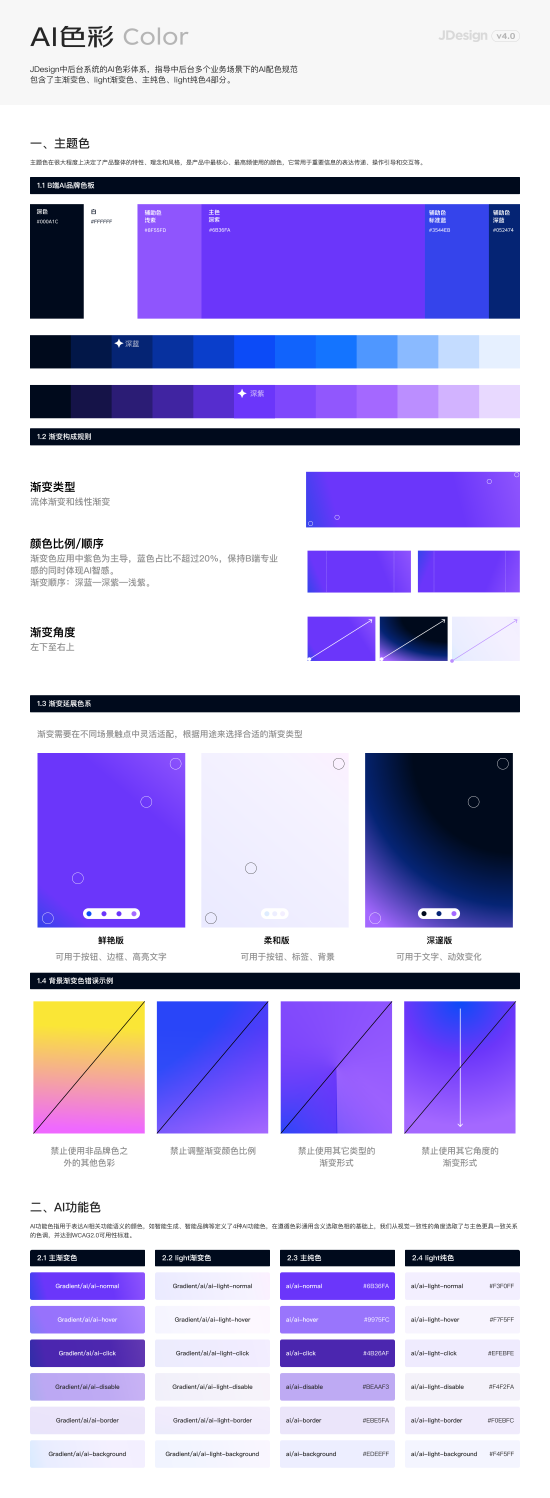
#> input picture assets/spec-images/color.png, 2200 x 5992 px (shown at 1/4 size)
$ python analyze_image_tokens.py ../assets/spec-images/color.png
#> lines starting #> are read from the running program, lines starting #| are printed output that depends on the picture
#!/usr/bin/env python3
"""Extract color-token evidence from a UI screenshot for JM AI audits.

This script does not decide compliance. It reports image size, optional design
scale, prominent saturated colors, nearest JM AI tokens, and sampled points.
"""

from __future__ import annotations

import argparse
import json
import math
from collections import Counter
from pathlib import Path
from typing import Any

from PIL import Image


JM_TOKENS = {
    "Dark": "#000A1C",
    "White": "#FFFFFF",
    "Assist light purple": "#8F55FD",
    "Primary deep purple": "#6B36FA",
    "Assist standard blue": "#3544EB",
    "Assist deep blue": "#052474",
    "ai/ai-normal": "#6B36FA",
    "ai/ai-hover": "#9975FC",
    "ai/ai-click": "#4B26AF",
    "ai/ai-disable": "#BEAAF3",
    "ai/ai-border": "#EBE5FA",
    "ai/ai-background": "#EDEEFF",
    "ai/ai-light-normal": "#F3F0FF",
    "ai/ai-light-hover": "#F7F5FF",
    "ai/ai-light-click": "#EFEBFE",
    "ai/ai-light-disable": "#F4F2FA",
    "ai/ai-light-border": "#F0EBFC",
    "ai/ai-light-background": "#F4F5FF",
}


def hex_to_rgb(value: str) -> tuple[int, int, int]:
    value = value.strip().lstrip("#")
    return int(value[0:2], 16), int(value[2:4], 16), int(value[4:6], 16)


TOKEN_RGB = {name: hex_to_rgb(value) for name, value in JM_TOKENS.items()}


def rgb_to_hex(rgb: tuple[int, int, int]) -> str:
    return "#{:02X}{:02X}{:02X}".format(*rgb)


def color_distance(a: tuple[int, int, int], b: tuple[int, int, int]) -> float:
    return math.sqrt(sum((x - y) ** 2 for x, y in zip(a, b)))


def nearest_token(rgb: tuple[int, int, int]) -> dict[str, Any]:
    name, token_rgb = min(TOKEN_RGB.items(), key=lambda item: color_distance(rgb, item[1]))
    return {
        "name": name,
        "hex": rgb_to_hex(token_rgb),
        "distance": round(color_distance(rgb, token_rgb), 2),
        "is_close": color_distance(rgb, token_rgb) <= 12,
    }


def parse_size(value: str | None) -> tuple[int, int] | None:
    if not value:
        return None
    normalized = value.lower().replace(" ", "")
    if "x" not in normalized:
        raise argparse.ArgumentTypeError("size must be WIDTHxHEIGHT")
    left, right = normalized.split("x", 1)
    return int(left), int(right)


def parse_point(value: str) -> tuple[str, int, int]:
    parts = value.split(":")
    if len(parts) != 3:
        raise argparse.ArgumentTypeError("sample must be label:x:y")
    return parts[0], int(parts[1]), int(parts[2])


def quantize_rgb(rgb: tuple[int, int, int], bucket: int) -> tuple[int, int, int]:
    return tuple(max(0, min(255, round(channel / bucket) * bucket)) for channel in rgb)  # type: ignore[return-value]


def is_neutral(rgb: tuple[int, int, int]) -> bool:
    r, g, b = rgb
    if max(rgb) - min(rgb) <= 14:
        return True
    if r > 238 and g > 238 and b > 238:
        return True
    if r < 32 and g < 32 and b < 32:
        return True
    return False


def is_saturated(rgb: tuple[int, int, int]) -> bool:
    r, g, b = rgb
    return max(rgb) - min(rgb) >= 38 and max(rgb) >= 120


def accent_family(rgb: tuple[int, int, int]) -> str:
    r, g, b = rgb
    if r > 180 and g < 120 and b < 110:
        return "red/orange"
    if b > 170 and r > 90 and g < 160:
        return "purple"
    if b > 170 and r < 110:
        return "blue"
    if g > 150 and r < 150:
        return "green/cyan"
    return "other"


def dominant_accents(image: Image.Image, bucket: int, max_colors: int) -> list[dict[str, Any]]:
    thumb = image.copy()
    thumb.thumbnail((900, 900))
    pixels = list(thumb.convert("RGB").getdata())
    counter: Counter[tuple[int, int, int]] = Counter()
    for rgb in pixels:
        if is_neutral(rgb) or not is_saturated(rgb):
            continue
        counter[quantize_rgb(rgb, bucket)] += 1

    total = max(1, len(pixels))
    results = []
    for rgb, count in counter.most_common(max_colors):
        token = nearest_token(rgb)
        results.append(
            {
                "hex": rgb_to_hex(rgb),
                "count": count,
                "coverage": round(count / total, 5),
                "family": accent_family(rgb),
                "nearest_jm_token": token,
                "off_token_candidate": not token["is_close"],
            }
        )
    return results


def sample_points(image: Image.Image, points: list[tuple[str, int, int]]) -> list[dict[str, Any]]:
    width, height = image.size
    output = []
    for label, x, y in points:
        if x < 0 or y < 0 or x >= width or y >= height:
            output.append({"label": label, "x": x, "y": y, "error": "outside image"})
            continue
        rgb = image.getpixel((x, y))[:3]
        token = nearest_token(rgb)
        output.append(
            {
                "label": label,
                "x": x,
                "y": y,
                "hex": rgb_to_hex(rgb),
                "family": accent_family(rgb) if not is_neutral(rgb) else "neutral",
                "nearest_jm_token": token,
                "off_token_candidate": not token["is_close"],
            }
        )
    return output


def main() -> int:
    parser = argparse.ArgumentParser(description=__doc__)
    parser.add_argument("image", type=Path)
    parser.add_argument("--design-size", type=parse_size, help="Design canvas size, e.g. 1508x815")
    parser.add_argument("--bucket", type=int, default=8, help="RGB quantization bucket")
    parser.add_argument("--max-colors", type=int, default=24)
    parser.add_argument("--sample", action="append", default=[], type=parse_point, help="Point sample label:x:y")
    parser.add_argument("--output", type=Path, help="Write JSON to path instead of stdout")
    args = parser.parse_args()

    image = Image.open(args.image).convert("RGB")
    width, height = image.size
#> width = 2200; height = 5992
    design_size = args.design_size
    scale = None
    if design_size:
        scale = {
            "x": round(width / design_size[0], 4),
            "y": round(height / design_size[1], 4),
            "uniform": abs((width / design_size[0]) - (height / design_size[1])) <= 0.02,
        }

    result = {
        "image": str(args.image),
        "image_size_px": {"width": width, "height": height},
        "design_size": {"width": design_size[0], "height": design_size[1]} if design_size else None,
        "scale": scale,
        "jm_tokens": JM_TOKENS,
        "dominant_accent_colors": dominant_accents(image, args.bucket, args.max_colors),
        "samples": sample_points(image, args.sample),
        "notes": [
            "This is evidence only; final compliance decisions must consider component role and scope.",
            "off_token_candidate means RGB distance from nearest JM AI token is greater than 12.",
        ],
    }
#> in dominant_accents, `thumb.thumbnail((900, 900))`:
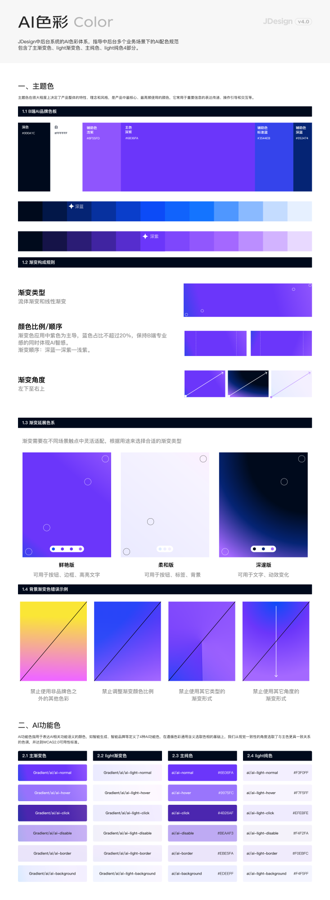
#> thumb: PIL image 330x900 RGB; mean R, G, B 193, 184.9, 226.6
#> in dominant_accents, `pixels = list(thumb.convert("RGB").getdata())`: pixels = 297000 items
#> after the loop in dominant_accents, `for rgb in pixels:`: counter = 1215 items
#> in dominant_accents, `total = max(1, len(pixels))`: total = 297000
#> the loop in dominant_accents, `for rgb, count in counter.most_common(max_colors):` made 24 passes
#> (count, name in nearest_token, token_rgb in nearest_token, r in accent_family, g in accent_family, b in accent_family) on passes 1 to 11: (21437, 'Primary deep purple', (107, 54, 250), 104, 56, 248), (3628, 'Assist light purple', (143, 85, 253), 144, 88, 255), (2154, 'Assist light purple', (143, 85, 253), 128, 72, 255), (2078, 'Assist standard blue', (53, 68, 235), 56, 64, 232), (1604, 'Primary deep purple', (107, 54, 250), 112, 56, 248), (1557, 'Assist light purple', (143, 85, 253), 136, 80, 255), (1442, 'Primary deep purple', (107, 54, 250), 120, 64, 248), (1251, 'Assist light purple', (143, 85, 253), 152, 96, 255), (1216, 'ai/ai-disable', (190, 170, 243), 192, 168, 240), (1190, 'Primary deep purple', (107, 54, 250), 104, 48, 248), (1011, 'ai/ai-hover', (153, 117, 252), 160, 104, 255)
#> after the loop in dominant_accents, `for rgb, count in counter.most_common(max_colors):`: results = 24 items
#> in sample_points, `width, height = image.size`: width = 2200; height = 5992
#> after the loop in sample_points, `for label, x, y in points:`: output = []

    text = json.dumps(result, ensure_ascii=False, indent=2)
    if args.output:
        args.output.write_text(text + "\n", encoding="utf-8")
    else:
        print(text)
#> (printed output is left out)
    return 0


if __name__ == "__main__":
    raise SystemExit(main())
#> (the program exits here)

$ run again, on assets/spec-images/header.png
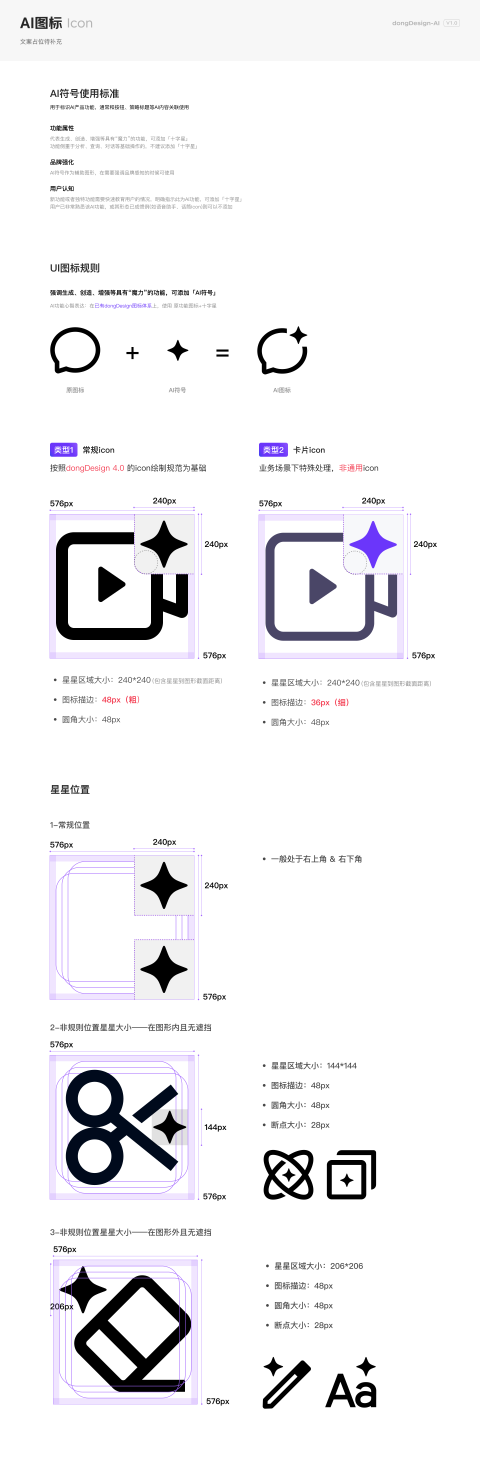
#> input picture assets/spec-images/header.png, 1920 x 5863 px (shown at 1/4 size)
#> in dominant_accents, `thumb.thumbnail((900, 900))`:
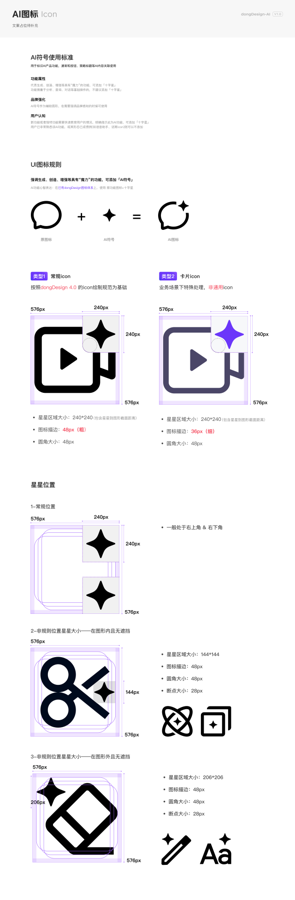
#> thumb: PIL image 295x900 RGB; mean R, G, B 241.7, 241, 243
#> pixels = 265500 items
#> after the loop in dominant_accents, `for rgb in pixels:`: counter = 153 items
#> total = 265500
#> the loop in dominant_accents, `for rgb, count in counter.most_common(max_colors):` made 24 passes
#> (count, name in nearest_token, token_rgb in nearest_token, r in accent_family, g in accent_family, b in accent_family) on passes 1 to 7: (585, 'ai/ai-border', (235, 229, 250), 232, 216, 255), (509, 'ai/ai-border', (235, 229, 250), 224, 208, 255), (247, 'ai/ai-border', (235, 229, 250), 224, 200, 255), (178, 'Primary deep purple', (107, 54, 250), 104, 56, 248), (113, 'ai/ai-border', (235, 229, 250), 232, 208, 255), (72, 'Primary deep purple', (107, 54, 250), 104, 48, 248), (42, 'Primary deep purple', (107, 54, 250), 112, 64, 248)
#> after the loop in dominant_accents, `for rgb, count in counter.most_common(max_colors):`: results = 24 items
#> in sample_points, `width, height = image.size`: width = 1920; height = 5863
#> after the loop in sample_points, `for label, x, y in points:`: output = []
#> (printed output is left out)

$ run again, on assets/spec-images/space.png
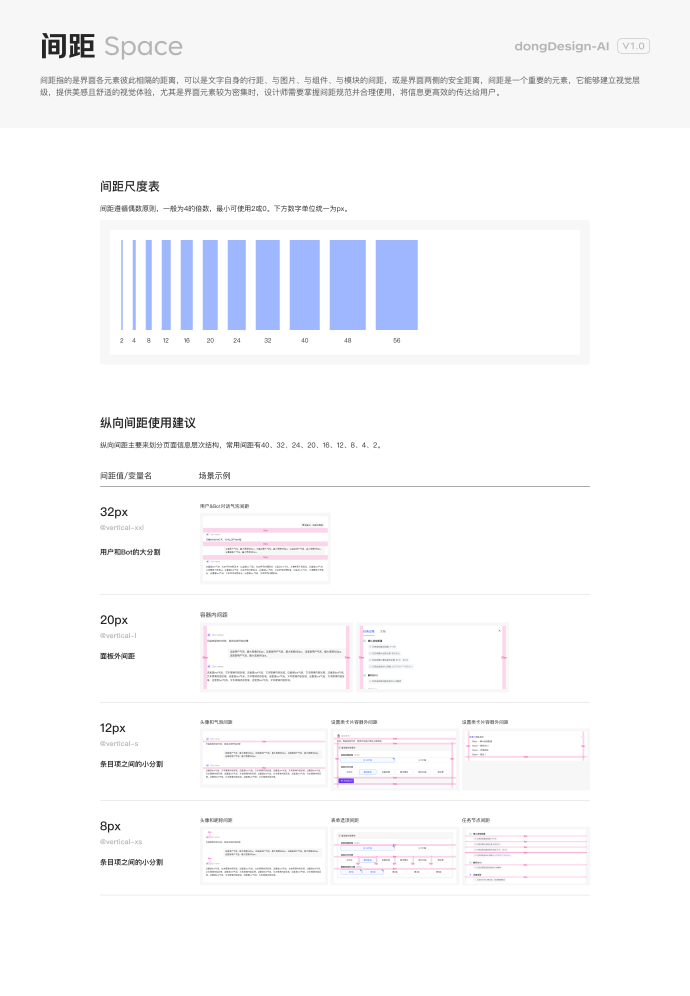
#> input picture assets/spec-images/space.png, 1380 x 1991 px (shown at 1/2 size)
#> in dominant_accents, `thumb.thumbnail((900, 900))`:
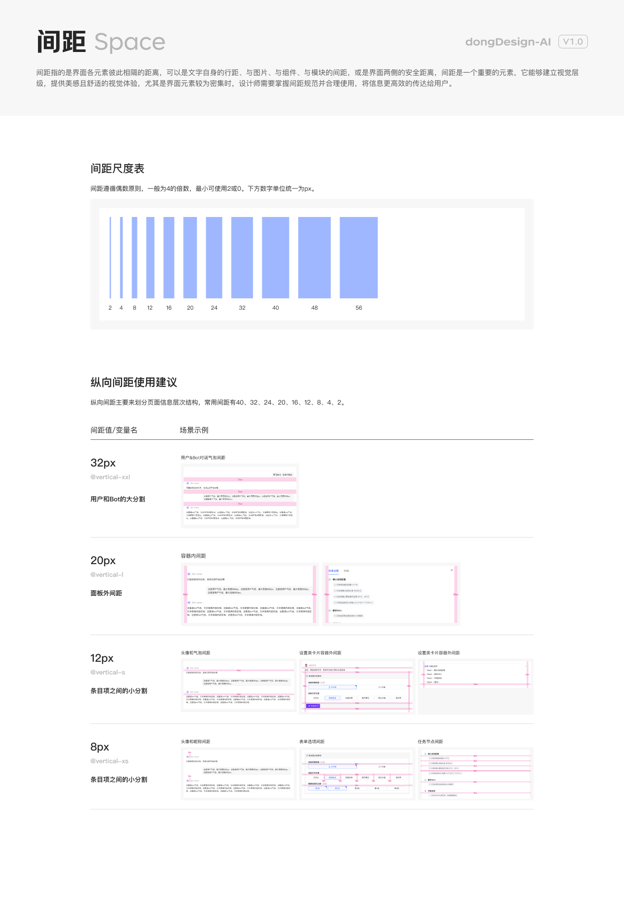
#> thumb: PIL image 624x900 RGB; mean R, G, B 248.5, 248.8, 250.9
#> pixels = 561600 items
#> after the loop in dominant_accents, `for rgb in pixels:`: counter = 116 items
#> total = 561600
#> the loop in dominant_accents, `for rgb, count in counter.most_common(max_colors):` made 24 passes
#> (count, name in nearest_token, token_rgb in nearest_token, r in accent_family, g in accent_family, b in accent_family) on passes 1 to 8: (12415, 'ai/ai-disable', (190, 170, 243), 160, 184, 255), (973, 'ai/ai-border', (235, 229, 250), 248, 208, 232), (627, 'ai/ai-disable', (190, 170, 243), 152, 184, 255), (605, 'ai/ai-border', (235, 229, 250), 248, 216, 232), (412, 'ai/ai-disable', (190, 170, 243), 168, 192, 255), (329, 'ai/ai-disable', (190, 170, 243), 184, 200, 255), (249, 'ai/ai-disable', (190, 170, 243), 152, 176, 255), (176, 'ai/ai-disable', (190, 170, 243), 192, 208, 255)
#> after the loop in dominant_accents, `for rgb, count in counter.most_common(max_colors):`: results = 24 items
#> in sample_points, `width, height = image.size`: width = 1380; height = 1991
#> after the loop in sample_points, `for label, x, y in points:`: output = []
#> (printed output is left out)

$ run again, on assets/spec-images/tags.png
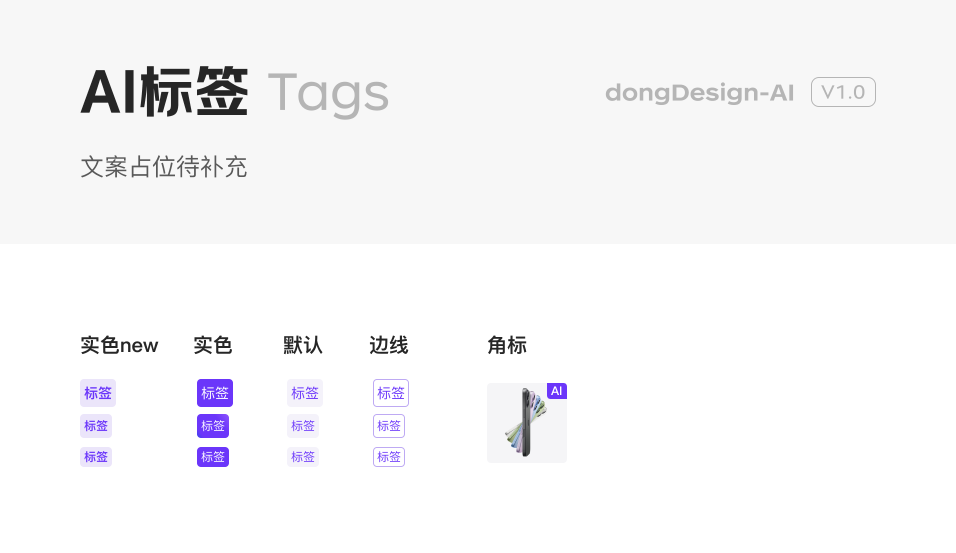
#> input picture assets/spec-images/tags.png, 1912 x 1106 px (shown at 1/2 size)
#> in dominant_accents, `thumb.thumbnail((900, 900))`:
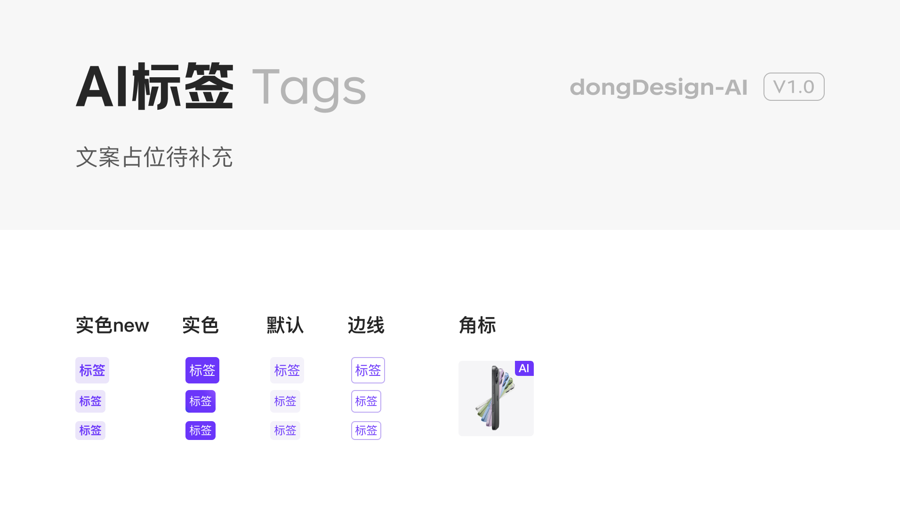
#> thumb: PIL image 900x521 RGB; mean R, G, B 247, 246.6, 248.1
#> pixels = 468900 items
#> after the loop in dominant_accents, `for rgb in pixels:`: counter = 198 items
#> total = 468900
#> the loop in dominant_accents, `for rgb, count in counter.most_common(max_colors):` made 24 passes
#> (count, name in nearest_token, token_rgb in nearest_token, r in accent_family, g in accent_family, b in accent_family) on passes 1 to 7: (776, 'Primary deep purple', (107, 54, 250), 104, 56, 248), (411, 'Primary deep purple', (107, 54, 250), 104, 48, 248), (229, 'ai/ai-disable', (190, 170, 243), 200, 184, 248), (132, 'ai/ai-disable', (190, 170, 243), 208, 192, 248), (126, 'Assist light purple', (143, 85, 253), 128, 80, 248), (117, 'Assist light purple', (143, 85, 253), 136, 96, 248), (112, 'Primary deep purple', (107, 54, 250), 112, 56, 248)
#> after the loop in dominant_accents, `for rgb, count in counter.most_common(max_colors):`: results = 24 items
#> in sample_points, `width, height = image.size`: width = 1912; height = 1106
#> after the loop in sample_points, `for label, x, y in points:`: output = []
#> (printed output is left out)
